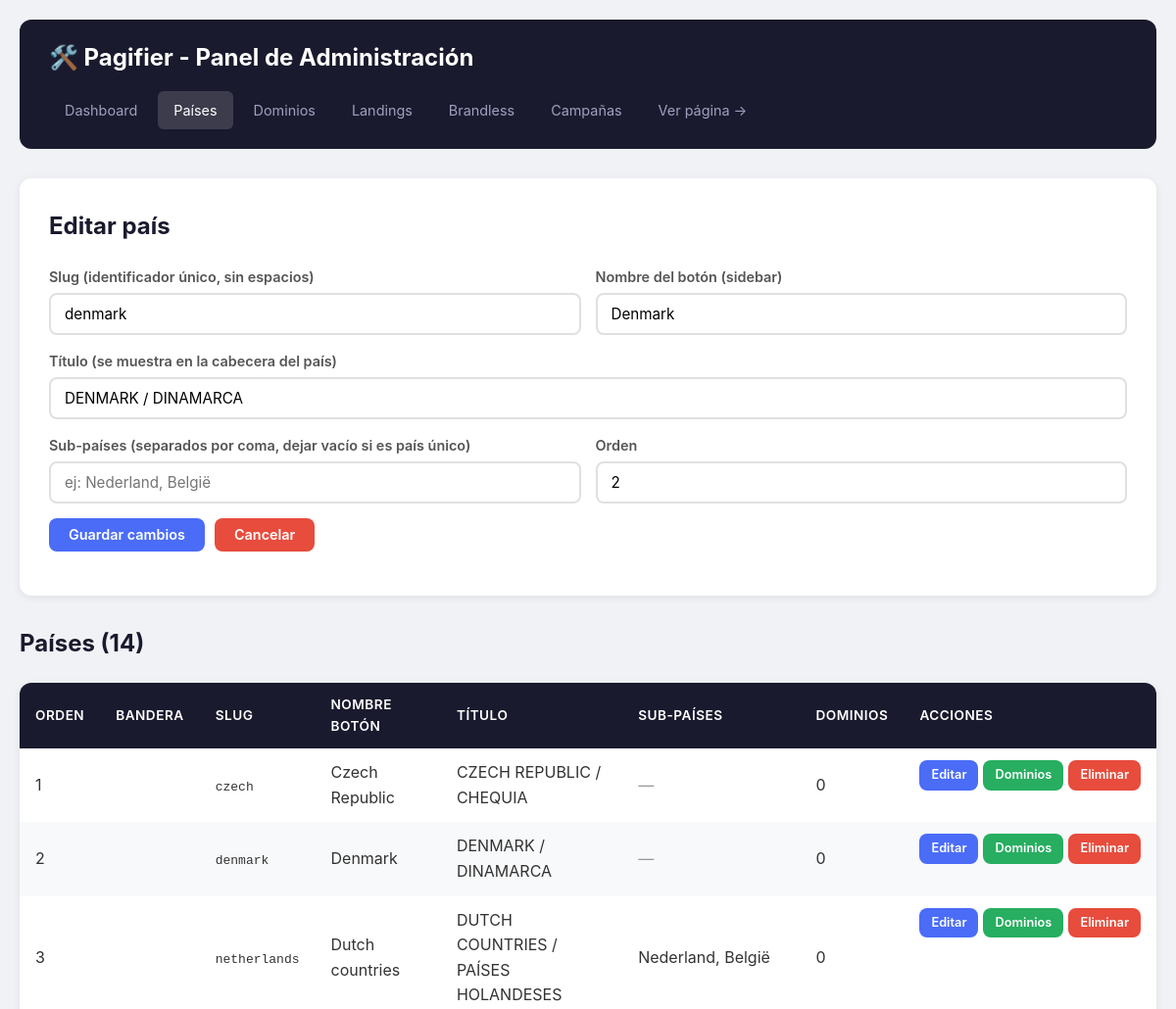
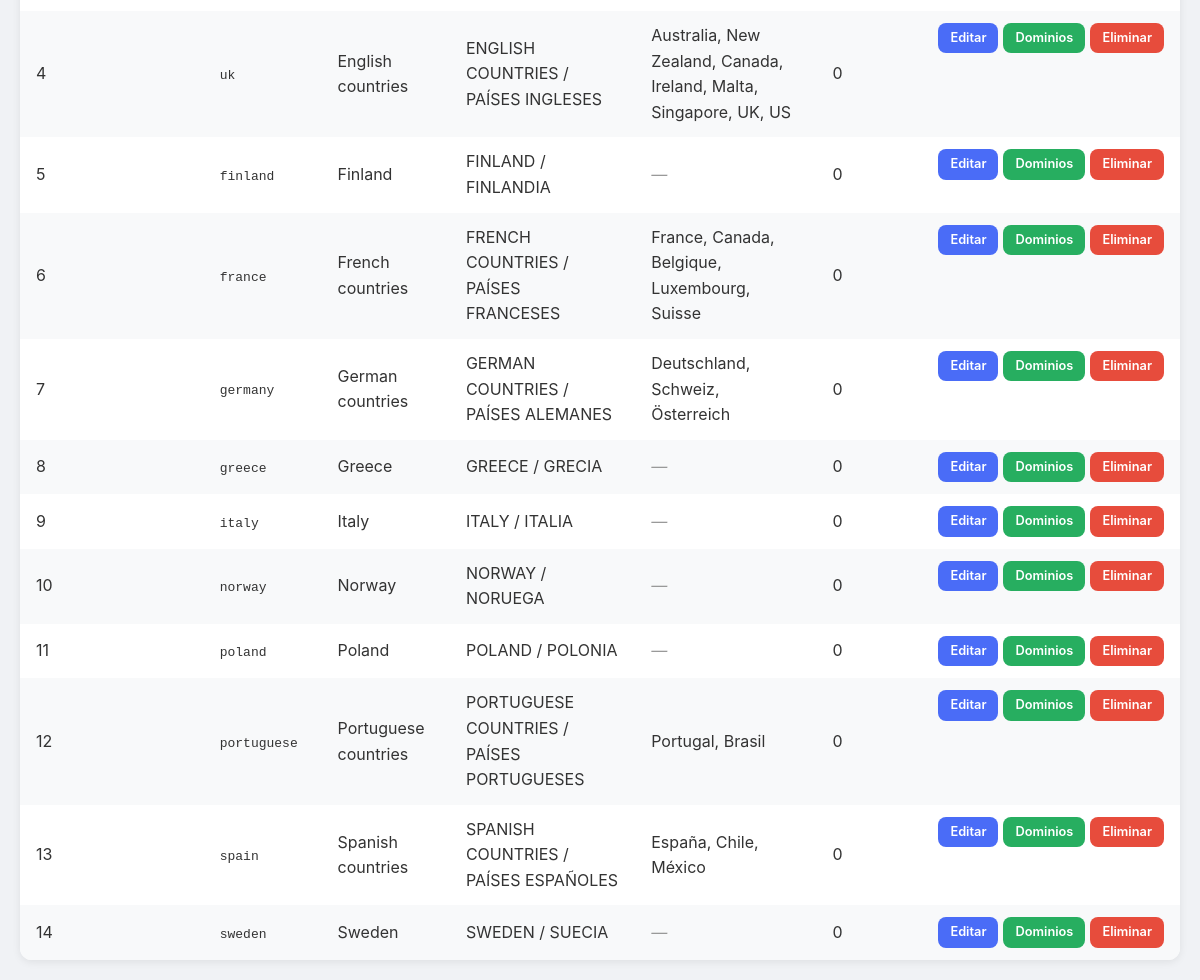
The app's page /admin/countries.php?edit=2 with its own data (2 pictures, top to bottom).
### tables this page shows
CREATE TABLE `countries` (
  `id` int(11) NOT NULL AUTO_INCREMENT,
  `slug` varchar(50) NOT NULL,
  `button_name` varchar(100) NOT NULL,
  `title` varchar(200) NOT NULL,
  `flag_image` varchar(100) NOT NULL DEFAULT '',
  `sub_countries` varchar(300) NOT NULL DEFAULT '',
  `sort_order` int(11) NOT NULL DEFAULT 0,
  PRIMARY KEY (`id`),
  UNIQUE KEY `slug` (`slug`)
);

### admin/countries.php (the view, shortened to what this page needs)
<?php
require_once 'db.php';
$editing = null;
if (isset($_GET['edit'])) {
    $id = (int)$_GET['edit'];
    $stmt = $pdo->prepare("SELECT * FROM countries WHERE id = ?");
    $stmt->execute([$id]);
    $editing = $stmt->fetch();
}
$countries = $pdo->query("
    SELECT c.*, COUNT(d.id) as domain_count
    FROM countries c
    LEFT JOIN domains d ON d.country_id = c.id
    GROUP BY c.id
    ORDER BY c.sort_order
")->fetchAll();
$nextOrder = $pdo->query("SELECT COALESCE(MAX(sort_order), 0) + 1 FROM countries")->fetchColumn();
?>
<!DOCTYPE html>
<html lang="es">
<head>
    <link rel="stylesheet" href="style.css">
</head>
<body>
    <div class="admin-container">
        <header>
            <h1>🛠️ Pagifier - Panel de Administración</h1>
            <nav>
                <a href="index.php">Dashboard</a>
                <a href="countries.php" class="active">Países</a>
                <a href="domains.php">Dominios</a>
                <a href="landings.php">Landings</a>
                <a href="brandless_landings.php">Brandless</a>
                <a href="campaign_types.php">Campañas</a>
                <a href="../index.php" target="_blank">Ver página →</a>
            </nav>
        </header>
        <main>
            <div class="form-card">
                <h2><?= $editing ? 'Editar país' : 'Añadir nuevo país' ?></h2>
                <form method="POST">
                    <div class="form-row">
                        <div class="form-group">
                            <label>Slug (identificador único, sin espacios)</label>
                            <input type="text" name="slug" required placeholder="ej: denmark"
                                   value="<?= htmlspecialchars($editing['slug'] ?? '') ?>">
                        </div>
                        <div class="form-group">
                            <label>Nombre del botón (sidebar)</label>
                            <input type="text" name="button_name" required placeholder="ej: Denmark"
                                   value="<?= htmlspecialchars($editing['button_name'] ?? '') ?>">
                        </div>
                    </div>
                    <div class="form-group">
                        <label>Título (se muestra en la cabecera del país)</label>
                        <input type="text" name="title" required placeholder="ej: DENMARK / DINAMARCA"
                               value="<?= htmlspecialchars($editing['title'] ?? '') ?>">
                    </div>
                    <div class="form-row">
                        <div class="form-group">
                            <label>Sub-países (separados por coma, dejar vacío si es país único)</label>
                            <input type="text" name="sub_countries" placeholder="ej: Nederland, België"
                                   value="<?= htmlspecialchars($editing['sub_countries'] ?? '') ?>">
                        </div>
                        <div class="form-group">
                            <label>Orden</label>
                            <input type="number" name="sort_order" value="<?= $editing['sort_order'] ?? $nextOrder ?>">
                        </div>
                    </div>
                    <div class="form-group" style="display:flex; gap:10px;">
                        <button type="submit" class="btn btn-primary">
                            <?= $editing ? 'Guardar cambios' : 'Añadir país' ?>
                        </button>
                        <?php if ($editing): ?>
                            <a href="countries.php" class="btn btn-danger">Cancelar</a>
                        <?php endif; ?>
                    </div>
                </form>
            </div>
            <div class="section-header">
                <h2>Países (<?= count($countries) ?>)</h2>
            </div>
            <table>
                <thead>
                    <tr>
                        <th>Orden</th>
                        <th>Bandera</th>
                        <th>Slug</th>
                        <th>Nombre botón</th>
                        <th>Título</th>
                        <th>Sub-países</th>
                        <th>Dominios</th>
                        <th>Acciones</th>
                    </tr>
                </thead>
                <tbody>
                    <?php foreach ($countries as $c):
                    ?>
                    <tr>
                        <td><?= $c['sort_order'] ?></td>
                        <td>
                        </td>
                        <td><code><?= htmlspecialchars($c['slug']) ?></code></td>
                        <td><?= htmlspecialchars($c['button_name']) ?></td>
                        <td><?= htmlspecialchars($c['title']) ?></td>
                        <td><?= htmlspecialchars($c['sub_countries']) ?: '<em style="color:#999">—</em>' ?></td>
                        <td><?= $c['domain_count'] ?></td>
                        <td class="actions">
                            <a href="?edit=<?= $c['id'] ?>" class="btn btn-primary btn-sm">Editar</a>
                            <a href="domains.php?country=<?= $c['slug'] ?>" class="btn btn-success btn-sm">Dominios</a>
                            <a href="?delete=<?= $c['id'] ?>" class="btn btn-danger btn-sm"
                               onclick="return confirm('¿Eliminar <?= htmlspecialchars($c['button_name']) ?>?')">Eliminar</a>
                        </td>
                    </tr>
                    <?php endforeach; ?>
                </tbody>
            </table>
        </main>
    </div>
</body>
</html>

### admin/style.css (style rules this page uses)
* { margin: 0; padding: 0; box-sizing: border-box; }
body { font-family: 'Inter', -apple-system, BlinkMacSystemFont, sans-serif; background: #f0f2f5; color: #333; line-height: 1.6; }
.admin-container { max-width: 1200px; margin: 0 auto; padding: 20px; }
header { background: #1a1a2e; color: white; padding: 20px 30px; border-radius: 12px; margin-bottom: 30px; }
header h1 { font-size: 1.5rem; margin-bottom: 15px; }
nav { display: flex; gap: 5px; flex-wrap: wrap; }
nav a { color: #a0a0c0; text-decoration: none; padding: 8px 16px; border-radius: 6px; font-size: 0.9rem; transition: all 0.2s; }
nav a:hover, nav a.active { background: rgba(255,255,255,0.15); color: white; }
table { width: 100%; background: white; border-radius: 12px; overflow: hidden; box-shadow: 0 2px 8px rgba(0,0,0,0.08); border-collapse: collapse; }
thead { background: #1a1a2e; color: white; }
th, td { padding: 12px 16px; text-align: left; }
th { font-weight: 600; font-size: 0.85rem; text-transform: uppercase; letter-spacing: 0.5px; }
tbody tr:nth-child(even) { background: #f8f9fa; }
td a { color: #4a6cf7; text-decoration: none; }
.form-card { background: white; border-radius: 12px; padding: 30px; box-shadow: 0 2px 8px rgba(0,0,0,0.08); margin-bottom: 30px; }
.form-card h2 { margin-bottom: 20px; color: #1a1a2e; }
.form-group { margin-bottom: 15px; }
.form-group label { display: block; margin-bottom: 5px; font-weight: 600; font-size: 0.9rem; color: #555; }
.form-group input, .form-group select, .form-group textarea { width: 100%; padding: 10px 14px; border: 2px solid #e0e0e0; border-radius: 8px; font-size: 0.95rem; font-family: inherit; transition: border-color 0.2s; }
.form-row { display: grid; grid-template-columns: 1fr 1fr; grid-column-gap: 15px; }
.btn { display: inline-flex; align-items: center; justify-content: center; padding: 10px 20px; border: none; border-radius: 8px; font-size: 0.9rem; font-weight: 600; font-family: inherit; line-height: 1; cursor: pointer; text-decoration: none; transition: all 0.2s; box-sizing: border-box; }
.btn-primary { background: #4a6cf7; color: white; }
.btn-success { background: #27ae60; color: white; }
.btn-danger { background: #e74c3c; color: white; }
.btn-sm { padding: 5px 12px; font-size: 0.8rem; line-height: inherit; }
.actions { display: flex; gap: 5px; }
.section-header { display: flex; justify-content: space-between; align-items: center; margin-bottom: 20px; }
.section-header h2 { color: #1a1a2e; }

### records on screen
countries: slug "denmark", button_name "Denmark", title "DENMARK / DINAMARCA", sort_order "2", sub_countries "—", domain_count "0"
countries: sort_order "1", slug "czech", button_name "Czech Republic", title "CZECH REPUBLIC / CHEQUIA", sub_countries "—", domain_count "0"
countries: sort_order "3", slug "netherlands", button_name "Dutch countries", title "DUTCH COUNTRIES / PAÍSES HOLANDESES", sub_countries "Nederland, België", domain_count "0"
countries: sort_order "4", slug "uk", button_name "English countries", title "ENGLISH COUNTRIES / PAÍSES INGLESES", sub_countries "Australia, New Zealand, Canada, Ireland, Malta, Singapore, UK, US", domain_count "0"
countries: sort_order "5", slug "finland", button_name "Finland", title "FINLAND / FINLANDIA", sub_countries "—", domain_count "0"
countries: sort_order "6", slug "france", button_name "French countries", title "FRENCH COUNTRIES / PAÍSES FRANCESES", sub_countries "France, Canada, Belgique, Luxembourg, Suisse", domain_count "0"
countries: sort_order "7", slug "germany", button_name "German countries", title "GERMAN COUNTRIES / PAÍSES ALEMANES", sub_countries "Deutschland, Schweiz, Österreich", domain_count "0"
countries: sort_order "8", slug "greece", button_name "Greece", title "GREECE / GRECIA", sub_countries "—", domain_count "0"
countries: sort_order "9", slug "italy", button_name "Italy", title "ITALY / ITALIA", sub_countries "—", domain_count "0"
countries: sort_order "10", slug "norway", button_name "Norway", title "NORWAY / NORUEGA", sub_countries "—", domain_count "0"
countries: sort_order "11", slug "poland", button_name "Poland", title "POLAND / POLONIA", sub_countries "—", domain_count "0"
countries: sort_order "12", slug "portuguese", button_name "Portuguese countries", title "PORTUGUESE COUNTRIES / PAÍSES PORTUGUESES", sub_countries "Portugal, Brasil", domain_count "0"
countries: sort_order "13", slug "spain", button_name "Spanish countries", title "SPANISH COUNTRIES / PAÍSES ESPAÑOLES", sub_countries "España, Chile, México", domain_count "0"
countries: sort_order "14", slug "sweden", button_name "Sweden", title "SWEDEN / SUECIA", sub_countries "—", domain_count "0"

### other values on screen
count($countries) "14"
